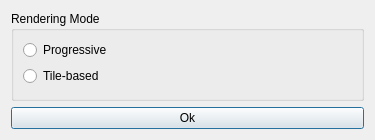
<?xml version="1.0" encoding="UTF-8"?>
<ui version="4.0">
 <class>SettingsDialog</class>
 <widget class="QDialog" name="SettingsDialog">
  <property name="geometry">
   <rect>
    <x>0</x>
    <y>0</y>
    <width>375</width>
    <height>140</height>
   </rect>
  </property>
  <property name="windowTitle">
   <string>Settings</string>
  </property>
  <layout class="QVBoxLayout" name="verticalLayout">
   <item>
    <widget class="QGroupBox" name="groupBox">
     <property name="title">
      <string>Rendering Mode</string>
     </property>
     <layout class="QVBoxLayout" name="verticalLayout_2">
      <item>
       <widget class="QRadioButton" name="radioButtonRenderingModeProgressive">
        <property name="text">
         <string>Progressive</string>
        </property>
       </widget>
      </item>
      <item>
       <widget class="QRadioButton" name="radioButtonRenderingModeTileBased">
        <property name="text">
         <string>Tile-based</string>
        </property>
       </widget>
      </item>
      <item>
       <spacer name="verticalSpacer">
        <property name="orientation">
         <enum>Qt::Vertical</enum>
        </property>
        <property name="sizeHint" stdset="0">
         <size>
          <width>20</width>
          <height>40</height>
         </size>
        </property>
       </spacer>
      </item>
     </layout>
    </widget>
   </item>
   <item>
    <widget class="QPushButton" name="pushButtonOk">
     <property name="text">
      <string>Ok</string>
     </property>
    </widget>
   </item>
  </layout>
 </widget>
 <resources/>
 <connections/>
</ui>
